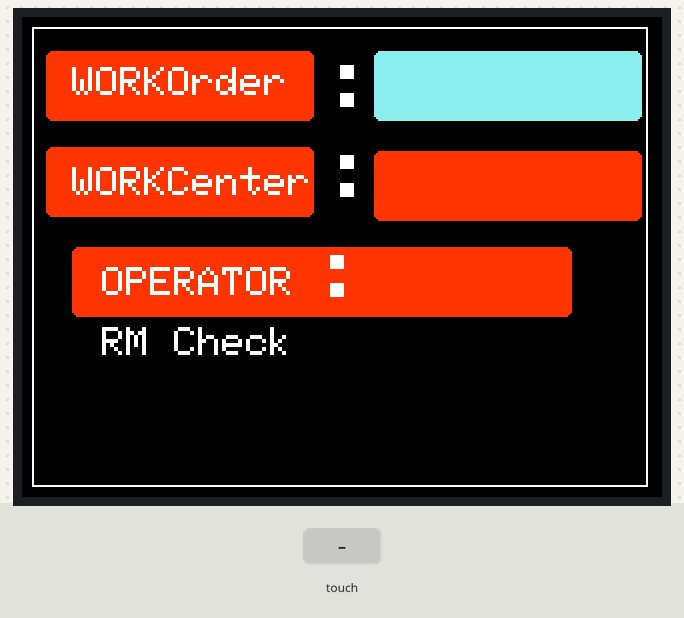
This sketch was run on a simulated Arduino Uno, built with avr-gcc and run on an emulated ATmega328P. Shown: 320×240 colour display. The test bench sets the inputs (shaded band). What the sketch prints to the serial monitor is not drawn.

Above: at 1.4 s.

The sketch:

GUI_TASK.ino
```cpp
#include <SPFD5408_Adafruit_GFX.h>
#include <SPFD5408_Adafruit_TFTLCD.h>
#include <SPFD5408_TouchScreen.h>

#if defined(__SAM3X8E__)
    #undef __FlashStringHelper::F(string_literal)
    #define F(string_literal) string_literal
#endif

#define YP A3  // must be an analog pin, use "An" notation!
#define XM A2  // must be an analog pin, use "An" notation!
#define YM 9   // can be a digital pin
#define XP 8   // can be a digital pin

#define TS_MINX 125
#define TS_MINY 85
#define TS_MAXX 965
#define TS_MAXY 905

TouchScreen ts = TouchScreen(XP, YP, XM, YM, 300);

#define LCD_CS A3
#define LCD_CD A2
#define LCD_WR A1
#define LCD_RD A0
// optional
#define LCD_RESET A4

#define Black           0x0000      /*   0,   0,   0 */
#define Yellow          0xFFE0      /* 255, 255,   0 */
#define White           0xFFFF      /* 255, 255, 255 */
#define LightGrey       0xC618      /* 192, 192, 192 */
#define DarkGrey        0x7BEF      /* 128, 128, 128 */
#define Purple          0xC838      /* 128,   0, 128 */
#define Blue            0x8F7D      /* 0,   0, 255 */
#define Green           0x07E0      /* 0, 255,   157 */
#define LightGreen      0x8FB3      /*139, 246,   0 */
#define DarkGreen       0x03E0      /*   0, 128,   0 */
#define Red             0xF800      /* 255,   0,   0 */
#define LightRed        0xFDF9      /* 250,   191, 202 */
#define Orange          0xFD20      /* 255, 165,   0 */
#define GreenYellow     0xAFE5      /* 173, 255,  47 */
#define Pink            0xF81F
#define Violet          0x108B
#define Rose         0xF87A
#define LightYellow     0xFFF8      /* 64, 100,  88 */
#define Beigh    0xF5B1      /* 245, 183,  141 */
#define Blue1   0x0C91
#define Orange   0xF9A0
Adafruit_TFTLCD tft(LCD_CS, LCD_CD, LCD_WR, LCD_RD, LCD_RESET);

#define BOXSIZE 40
#define PENRADIUS 3

int CurrentPage=0;

void setup(void) {
  Serial.begin(9600);
  Serial.println(F("Paint!"));
  tft.reset();
  tft.begin(0x9341); // SDFP5408
  tft.setRotation(1); // Need for the Mega, please changed for your choice or rotation initial
  HomeScreen();
  }

#define MINPRESSURE 10
#define MAXPRESSURE 1000

void loop(){
  if(CurrentPage == 0){
  TSPoint p=ts.getPoint();
  pinMode(XM, OUTPUT);
  pinMode(YP, OUTPUT);
  if(p.z > MINPRESSURE && p.z < MAXPRESSURE){
  p.x = map(p.x, TS_MINX, TS_MAXX, 0, tft.width());
  p.y = map(p.y, TS_MINY, TS_MAXY, 0, tft.height());
  Serial.print("("); Serial.print(p.x);
  Serial.print(", "); Serial.print(p.y);
  Serial.println(")");
  }
 }
}
  void HomeScreen(){
CurrentPage=0;
tft.fillScreen(Black);
tft.drawRect( 5,5,308,230,White);

//tft.drawRoundRect(13,15,135,35,4,Black);
tft.fillRoundRect(12,17,134,35,3,Orange);

tft.setCursor (25,25);
tft.setTextSize (2);
tft.setTextColor(White);
tft.print("WORKOrder");

tft.setCursor (145,10);
tft.setTextSize (7);
tft.setTextColor(White);
tft.println(":");

tft.fillRoundRect(176,17,134,35,3,Yellow);

tft.fillRoundRect(12,65,134,35,3,Orange);

tft.setCursor (25,75);
tft.setTextSize (2);
tft.setTextColor(White);
tft.print("WORKCenter");

tft.setCursor (145,10);
tft.setTextSize (7);
tft.setTextColor(White);
tft.println(":");

tft.fillRoundRect(176,17,134,35,3,Blue);

tft.setCursor (145,55);
tft.setTextSize (7);
tft.setTextColor(White);
tft.println(":");


tft.fillRoundRect(176,67,134,35,3,Orange);

tft.fillRoundRect(25,115,250,35,3,Orange);

tft.setCursor (40,125);
tft.setTextSize (2);
tft.setTextColor(White);
tft.print("OPERATOR");
tft.setCursor (140,105);
tft.setTextSize(7);
tft.print(":");

tft.setCursor (40,155);
tft.setTextSize (2);
tft.setTextColor(White);
tft.print("RM Check");

}
```
